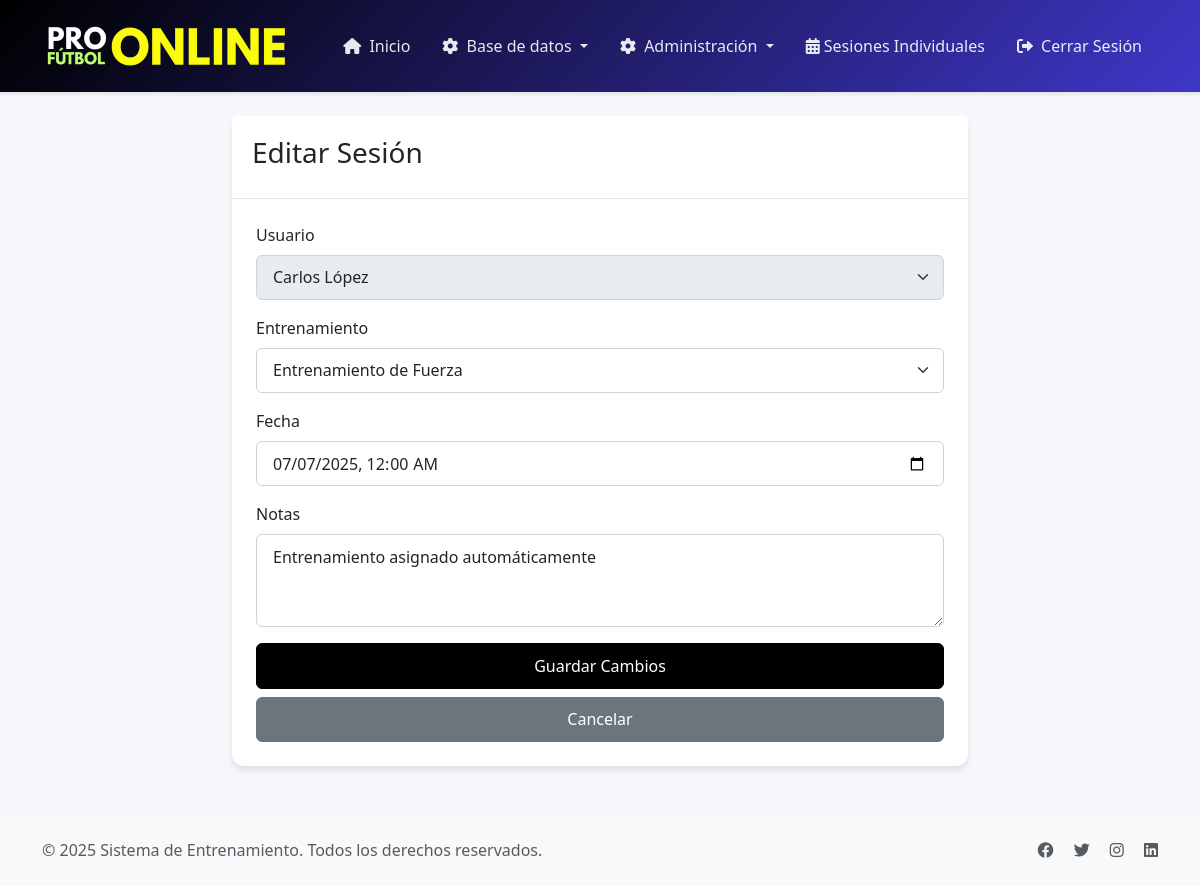
Screenshot of /admin/sesiones/editar/6 (signed in) with the database file from the repository.
### tables this page shows
CREATE TABLE `sesiones` (
  `id` int NOT NULL,
  `entrenamiento_id` int NOT NULL,
  `usuario_id` int NOT NULL,
  `fecha` date NOT NULL,
  `notas` text,
  `completado` tinyint(1) DEFAULT '0',
  `fecha_completado` datetime DEFAULT NULL,
  `valorado` tinyint(1) NOT NULL DEFAULT '0',
  `created_at` timestamp NULL DEFAULT CURRENT_TIMESTAMP
);

CREATE TABLE `usuarios` (
  `id` int NOT NULL,
  `nombre` varchar(100) NOT NULL,
  `apellido` varchar(100) NOT NULL,
  `email` varchar(100) NOT NULL,
  `password` varchar(255) NOT NULL,
  `telefono` varchar(20) DEFAULT NULL,
  `rol` enum('admin','entrenador','entrenado') NOT NULL,
  `entrenador_id` int DEFAULT NULL,
  `created_at` timestamp NULL DEFAULT CURRENT_TIMESTAMP
);

### controllers/BaseController.php (called while the page is built, shortened)
<?php
class BaseController {
    protected function render($view, $data = []) {
        extract($data);
        $viewPath = __DIR__ . "/../views/{$view}.php";
        require_once $viewPath;
    }
}

### controllers/AdminController.php (called while the page is built, shortened)
<?php
require_once 'BaseController.php';
require_once 'models/UsuarioModel.php';
require_once 'models/SesionModel.php';
require_once 'models/EntrenamientoModel.php';
class AdminController extends BaseController {
    public function editarSesion($id) {
        $sesionModel = new SesionModel();
        $usuarioModel = new UsuarioModel();
        $entrenamientoModel = new EntrenamientoModel();
        $sesion = $sesionModel->getSesionPorId($id);
        $usuarios = $usuarioModel->getUsuariosPorRol('entrenado');
        $entrenamientos = $entrenamientoModel->getEntrenamientosPorCreador($_SESSION['user_id']);
        $this->render('admin/sesiones/editar', [
            'sesion' => $sesion,
            'usuarios' => $usuarios,
            'entrenamientos' => $entrenamientos
        ]);
    }
}

### config/database.php (called while the page is built, shortened)
<?php
class Database {
    private static $instance = null;
    private $connection;
    private function __construct() {
        $host = 'localhost';
        $dbname = 'profutbolonline_qwb';
        $username = 'profutbolonline_asa';
        $password = '&}p^lgTkK9d~';
        try {
            $dsn = "mysql:host=$host;dbname=$dbname;charset=utf8mb4";
            $options = [
                PDO::ATTR_ERRMODE => PDO::ERRMODE_EXCEPTION,
                PDO::ATTR_DEFAULT_FETCH_MODE => PDO::FETCH_ASSOC,
                PDO::ATTR_EMULATE_PREPARES => false,
            ];
            $this->connection = new PDO($dsn, $username, $password, $options);
        } catch (PDOException $e) {
            die("Error de conexión a la base de datos: " . $e->getMessage());
        }
    }
    public static function getInstance() {
        if (self::$instance === null) {
            self::$instance = new self();
        }
        return self::$instance;
    }
    public function getConnection() {
        return $this->connection;
    }
}

### models/BaseModel.php (called while the page is built, shortened)
<?php
require_once __DIR__ . '/../config/database.php';
class BaseModel {
    public function __construct($table = null) {
        $this->db = Database::getInstance()->getConnection();
    }
}

### models/SesionModel.php (called while the page is built, shortened)
<?php
require_once 'BaseModel.php';
class SesionModel extends BaseModel {
    public function getSesionPorId($id) {
        $sql = "SELECT s.*, e.id as entrenamiento_id, e.nombre as entrenamiento_nombre,
                       e.descripcion as entrenamiento_descripcion, e.creado_por,
                       u.nombre as usuario_nombre, u.apellido as usuario_apellido,
                       c.nombre as creador_nombre, c.apellido as creador_apellido
                FROM sesiones s
                JOIN entrenamientos e ON s.entrenamiento_id = e.id
                JOIN usuarios u ON s.usuario_id = u.id
                JOIN usuarios c ON e.creado_por = c.id
                WHERE s.id = ?";
        $stmt = $this->db->prepare($sql);
        $stmt->execute([$id]);
        $sesion = $stmt->fetch(PDO::FETCH_ASSOC);
        $sql = "SELECT b.*, e.id as ejercicio_id, e.nombre as ejercicio_nombre,
                       e.descripcion as ejercicio_descripcion, e.video_url,
                       ee.tiempo, ee.repeticiones, ee.tiempo_descanso, ee.orden as ejercicio_orden,
                       t.nombre as tipo_nombre, t.color as tipo_color, t.icono as tipo_icono
                FROM entrenamiento_bloques b
                LEFT JOIN entrenamiento_ejercicios ee ON b.id = ee.bloque_id
                LEFT JOIN ejercicios e ON ee.ejercicio_id = e.id
                LEFT JOIN tipos_ejercicios t ON e.tipo_id = t.id
                WHERE b.entrenamiento_id = ?
                ORDER BY b.orden, ee.orden";
        $stmt = $this->db->prepare($sql);
        $stmt->execute([$sesion['entrenamiento_id']]);
        $resultados = $stmt->fetchAll(PDO::FETCH_ASSOC);
        $bloques = [];
        foreach ($resultados as $row) {
            $bloque_id = $row['id'];
            if (!isset($bloques[$bloque_id])) {
                $bloques[$bloque_id] = [
                    'id' => $bloque_id,
                    'nombre' => $row['nombre'],
                    'descripcion' => $row['descripcion'],
                    'orden' => $row['orden'],
                    'serie' => $row['serie'] ?? 1,
                    'ejercicios' => []
                ];
            }
            if ($row['ejercicio_id']) {
                $bloques[$bloque_id]['ejercicios'][] = [
                    'id' => $row['ejercicio_id'],
                    'nombre' => $row['ejercicio_nombre'],
                    'descripcion' => $row['ejercicio_descripcion'],
                    'video_url' => $row['video_url'],
                    'tiempo' => $row['tiempo'],
                    'repeticiones' => $row['repeticiones'],
                    'tiempo_descanso' => $row['tiempo_descanso'],
                    'orden' => $row['ejercicio_orden'],
                    'tipo_nombre' => $row['tipo_nombre'],
                    'tipo_color' => $row['tipo_color'],
                    'tipo_icono' => $row['tipo_icono']
                ];
            }
        }
        usort($bloques, function($a, $b) {
            return $a['orden'] - $b['orden'];
        });
        $sesion['bloques'] = array_values($bloques);
        return $sesion;
    }
}

### models/UsuarioModel.php (called while the page is built, shortened)
<?php
require_once 'BaseModel.php';
class UsuarioModel extends BaseModel {
    protected $table = 'usuarios';
    public function findByRol($rol) {
        $query = "SELECT * FROM {$this->table} WHERE rol = ?";
        $stmt = $this->db->prepare($query);
        $stmt->execute([$rol]);
        return $stmt->fetchAll(PDO::FETCH_ASSOC);
    }
    public function getUsuariosPorRol($rol) {
        return $this->findByRol($rol);
    }
}

### models/EntrenamientoModel.php (called while the page is built, shortened)
<?php
require_once 'BaseModel.php';
class EntrenamientoModel extends BaseModel {
    protected $table = 'entrenamientos';
    public function getEntrenamientosPorCreador($creador_id) {
        try {
            $sql = "SELECT e.*,
                   (SELECT COUNT(*) FROM entrenamiento_ejercicios ee WHERE ee.entrenamiento_id = e.id) as total_ejercicios
                   FROM {$this->table} e
                   WHERE e.creado_por = ?
                   ORDER BY e.created_at DESC";
            $stmt = $this->db->prepare($sql);
            $stmt->execute([$creador_id]);
            return $stmt->fetchAll(PDO::FETCH_ASSOC);
        } catch (PDOException $e) {
            error_log("Error al obtener entrenamientos por creador: " . $e->getMessage());
            return [];
        }
    }
}

### views/admin/sesiones/editar.php (the view, shortened to what this page needs)
<?php require_once 'views/layouts/header.php'; ?>
<div class="container mt-4">
    <div class="row justify-content-center">
        <div class="col-md-8">
            <div class="card">
                <div class="card-header">
                    <h3>Editar Sesión</h3>
                </div>
                <div class="card-body">
                    <form action="/admin/sesiones/editar/<?php echo $sesion['id']; ?>" method="POST">
                        <div class="mb-3">
                            <label for="usuario_id" class="form-label">Usuario</label>
                            <select class="form-select" id="usuario_id" name="usuario_id" disabled>
                                <?php foreach ($usuarios as $usuario): ?>
                                    <option value="<?php echo $usuario['id']; ?>"
                                            <?php echo ($usuario['id'] == $sesion['usuario_id']) ? 'selected' : ''; ?>>
                                        <?php echo htmlspecialchars($usuario['nombre'] . ' ' . $usuario['apellido']); ?>
                                    </option>
                                <?php endforeach; ?>
                            </select>
                        </div>
                        <div class="mb-3">
                            <label for="entrenamiento_id" class="form-label">Entrenamiento</label>
                            <select class="form-select" id="entrenamiento_id" name="entrenamiento_id" required>
                                <?php foreach ($entrenamientos as $entrenamiento): ?>
                                    <option value="<?php echo $entrenamiento['id']; ?>"
                                            <?php echo ($entrenamiento['id'] == $sesion['entrenamiento_id']) ? 'selected' : ''; ?>>
                                        <?php echo htmlspecialchars($entrenamiento['nombre']); ?>
                                    </option>
                                <?php endforeach; ?>
                            </select>
                        </div>
                        <div class="mb-3">
                            <label for="fecha" class="form-label">Fecha</label>
                            <input type="datetime-local" class="form-control" id="fecha" name="fecha"
                                   value="<?php echo date('Y-m-d\TH:i', strtotime($sesion['fecha'])); ?>" required>
                        </div>
                        <div class="mb-3">
                            <label for="notas" class="form-label">Notas</label>
                            <textarea class="form-control" id="notas" name="notas" rows="3"><?php echo htmlspecialchars($sesion['notas'] ?? ''); ?></textarea>
                        </div>
                        <div class="d-grid gap-2">
                            <button type="submit" class="btn btn-primary">Guardar Cambios</button>
                            <a href="/admin/sesiones" class="btn btn-secondary">Cancelar</a>
                        </div>
                    </form>
                </div>
            </div>
        </div>
    </div>
</div>
<?php require_once 'views/layouts/footer.php'; ?>

### views/layouts/header.php (style rules this page uses)
:root { --primary-color: #000000; --secondary-color: #3f37c9; --accent-color: #4cc9f0; --success-color: #4caf50; --warning-color: #ff9800; --danger-color: #f44336; --light-color: #f8f9fa; --dark-color: #212529; }
body { background-color: #f5f7fa; font-family: 'Segoe UI', system-ui, -apple-system, sans-serif; }
.btn { padding: 0.6rem 1.2rem; font-weight: 500; border-radius: 6px; transition: all 0.3s ease; }
.btn-primary { background-color: var(--primary-color); border-color: var(--primary-color); }
.form-control, .form-select { border-radius: 6px; padding: 0.6rem 1rem; border: 1px solid #ced4da; transition: all 0.3s ease; }
.card { border: none; border-radius: 12px; box-shadow: 0 4px 6px rgba(0,0,0,0.1); transition: all 0.3s ease; }
.card-header { background-color: white; border-bottom: 1px solid rgba(0,0,0,0.1); padding: 1.25rem; }
.card-body { padding: 1.5rem; }

### rows the page displays
sesiones: usuario_id "Carlos López", fecha "07/07/2025 00:00", notas "Entrenamiento asignado automáticamente"

### other values shown
form field entrenamiento_id "Entrenamiento de Fuerza"
